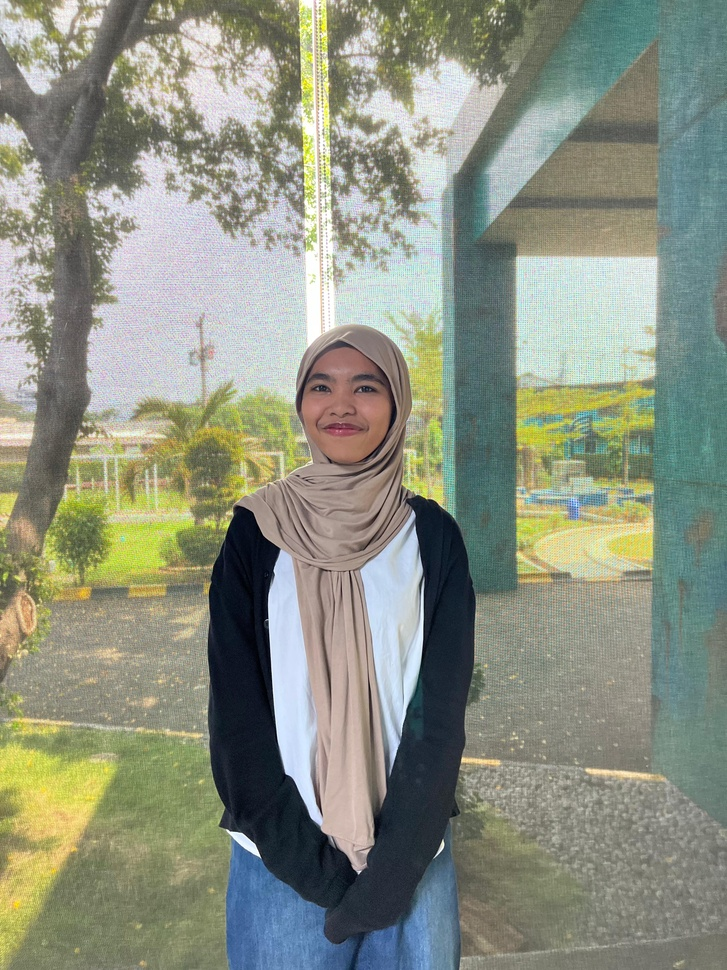
#> input picture Farah.jpg, 727 x 970 px, shrunk from 3024 x 4032 before the run
$ jupyter execute UAS_PCD.ipynb
#> lines starting #> are read from the running program, lines starting #| are printed output that depends on the picture
# IMPORT LIBRARY

[cell 1]
import cv2
import numpy as np
from matplotlib import pyplot as plt

# MEMBACA GAMBAR DAN KONVERSI GAMBAR

[cell 2]
original_image = cv2.imread('Farah.jpg')
#> original_image is the input picture: shape (970, 727, 3); mean B, G, R 130, 145.6, 140.4
original_image_rgb = cv2.cvtColor(original_image, cv2.COLOR_BGR2RGB)

# MENGUBAH GAMBAR KE GRAYCALE

[cell 3]
gray_image = cv2.cvtColor(original_image, cv2.COLOR_BGR2GRAY)
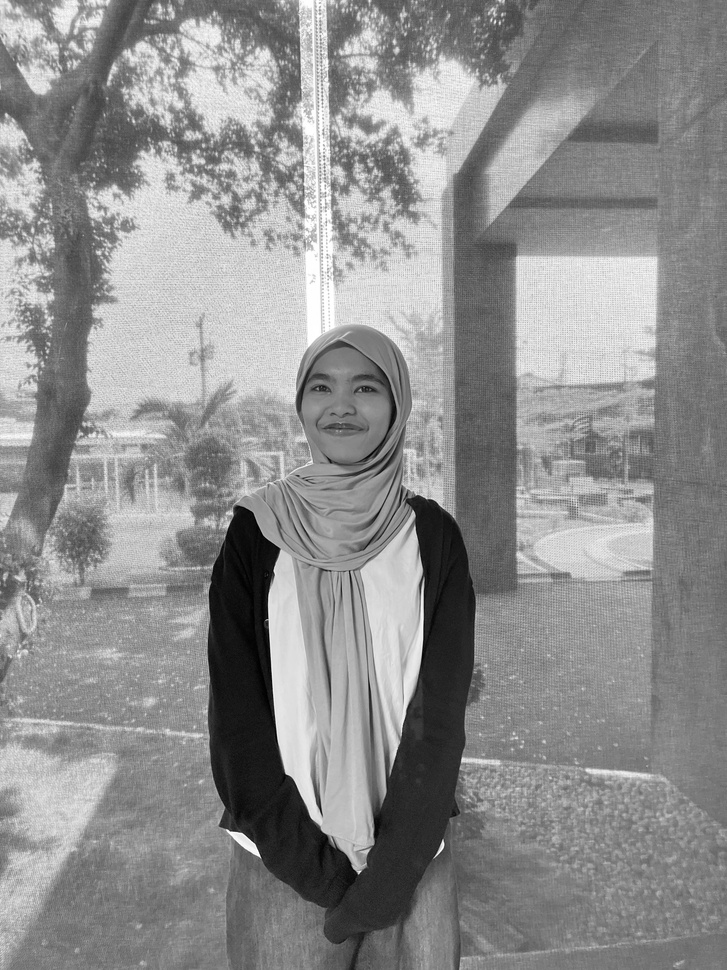
#> gray_image: shape (970, 727); min 0, max 255, mean 142.2

# MEDIAN FILTERING PADA SETIAP CHANNEL RGB

[cell 4]
median_filtered_image = np.zeros_like(original_image_rgb)
for i in range(3):
    median_filtered_image[:, :, i] = cv2.medianBlur(original_image_rgb[:, :, i], 3)

# MEAN FILTERING MANUAL

[cell 5]
def mean_filter_manual(image, kernel_size=3):
#> called with kernel_size = 3
    pad_size = kernel_size // 2
    padded_image = np.pad(image, pad_size, mode='constant', constant_values=0)
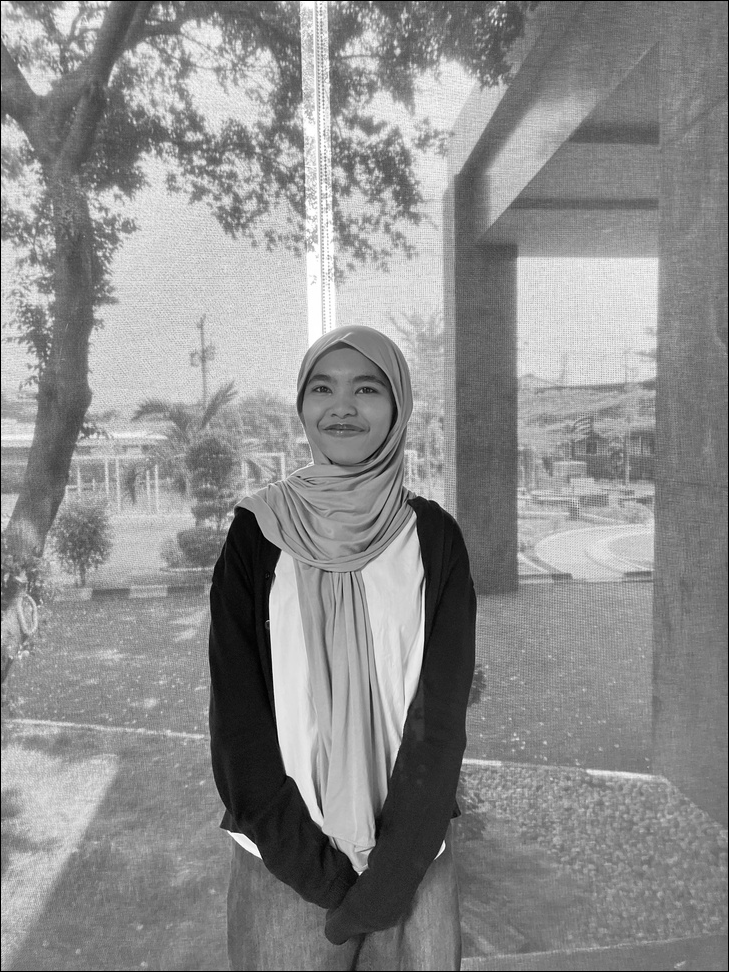
#> padded_image: shape (972, 729); min 0, max 255, mean 141.5
    mean_filtered_image = np.zeros_like(image)

    for i in range(image.shape[0]):
        for j in range(image.shape[1]):
            neighborhood = padded_image[i:i+kernel_size, j:j+kernel_size]
            mean_value = np.mean(neighborhood)
            mean_filtered_image[i, j] = mean_value

    return mean_filtered_image

mean_filtered_image_manual = mean_filter_manual(gray_image)

# PLOTTING GAMBAR

[cell 6]
fig, axes = plt.subplots(1, 2, figsize=(12, 6))
ax = axes.ravel()

ax[0].imshow(original_image_rgb)
ax[0].set_title('Citra Asli')
ax[0].axis('on')

ax[1].imshow(median_filtered_image)
ax[1].set_title('After Filter Median ')
ax[1].axis('on')

plt.show()
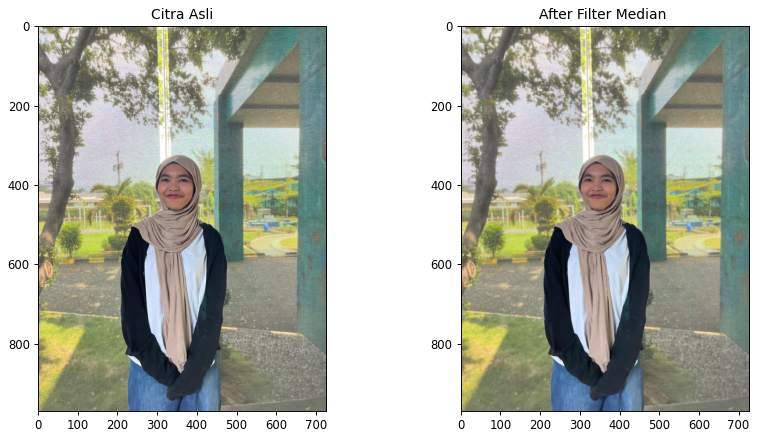
#> figure drawn by matplotlib, 2 panels

# PLOTTING GAMBAR GRAYSCALE DAN MEAN FILTERRED

[cell 7]
fig, axes = plt.subplots(1, 2, figsize=(10, 10))
ax = axes.ravel()

ax[0].imshow(gray_image, cmap='gray')
ax[0].set_title('Original Image')
ax[0].axis('on')

ax[1].imshow(mean_filtered_image_manual, cmap='gray')
ax[1].set_title('Mean Filtered Image ')
ax[1].axis('on')
plt.show()
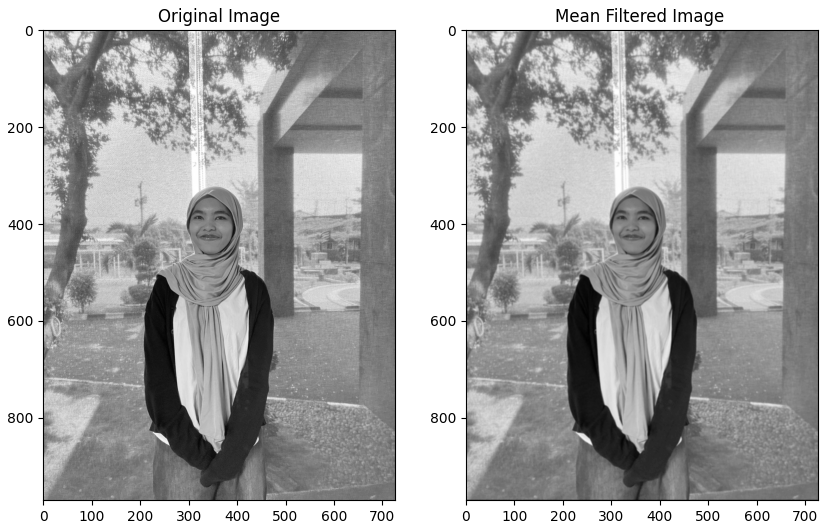
#> figure drawn by matplotlib, 2 panels

# PLOTTING EMPAT GAMBAR

[cell 8]
fig, axs = plt.subplots(2, 2, figsize=(10, 10))

axs[0, 0].imshow(original_image_rgb)
axs[0, 0].set_title("Citra Asli")
axs[0, 0].axis('on')

axs[0, 1].imshow(median_filtered_image)
axs[0, 1].set_title("After Filter Median ")
axs[0, 1].axis('on')

axs[1, 0].imshow(gray_image, cmap='gray')
axs[1, 0].set_title("Original Image")
axs[1, 0].axis('on')

axs[1, 1].imshow(mean_filtered_image_manual, cmap='gray')
axs[1, 1].set_title("Mean filtered image ")
axs[1, 1].axis('on')

plt.show()
